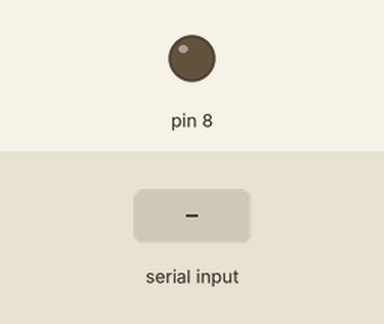
This sketch was run on a simulated Arduino Uno, built with avr-gcc and run on an emulated ATmega328P. Shown: output pins drawn as LEDs (lit = HIGH). Inputs (shaded band) come from the test bench. What the sketch prints to the serial monitor is not drawn.

Above: at 0.8 s.
0.9 s: byte 30 received over Serial
At 1.6 s:
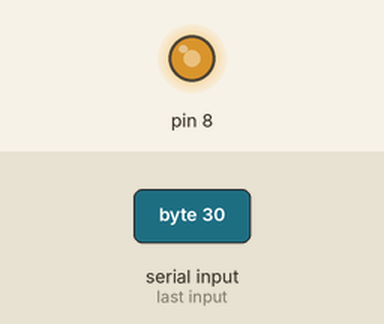
Timing chart, 0 to 3.9 s (numbered marks = the images above; inputs shaded):
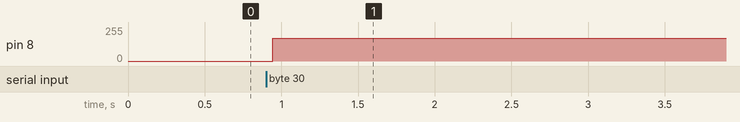

The sketch:

lightcom_send.ino
```cpp
#define startpass 0b10101001 //始まりの合図のフレーズ
#define endpass 0b11111111 //終わりの合図のフレーズ
#define DMS 50
#define DMS_FIX 0
#define SPEL 50
#define passlength 8 //パスの長さ　変更が可能だが送信側と合わせる必要あり　デフォルトは8
#define print_go 0

byte datasize = 0;
byte digit[SPEL];

#if(print_go)
unsigned long stime, etime;
#endif

void setup() {
  DDRB = B00000001; //PIN8をHIGHに設定
  Serial.begin(1000000);
  Serial.println("送りたい文字を入力して送信ボタンを押してください");
  while (Serial.available() == 0) {
    delay(20);
    datasize = Serial.available();
    for (byte i = 0; i < datasize; i++) {
      digit[i] = Serial.read();
      Serial.print("文字のASCIIコード:");
      Serial.println(digit[i]);
    }
    if (datasize != 0) {
#if(!print_go)
      Serial.end();
#endif
      break;
    }
  }
}

void loop() {
#if(print_go)
  Serial.println("Start");
#endif
  lighting(startpass); //開始の合図
  for (byte i = 0; i < datasize; i++) { //文字の送信
    lighting(digit[i]);
  }
  lighting(endpass); //終わりの合図
#if(print_go)
  Serial.println("Finish");
#endif
}

//フレーズ点滅------------------------------------------------------------
void lighting(byte phrase) {
#if(print_go)
  stime = micros();
#endif
  for (int j = 0; j < passlength; j++) {
    if ((phrase & (1 << passlength - 1 - j) ? HIGH : LOW) == 1) {
      PORTB = B00000001; //8PINをHIGH
    } else {
      PORTB = B00000000; //8PINをLOW
    }
    delayMicroseconds(DMS + DMS_FIX);
  }

#if(print_go)
  etime = micros();
  Serial.println(etime - stime);
#endif
}

//300us 計測結果: 2468us
//100us 計測結果: 864us
//50us 計測結果: 464us

//デジタル化
//50us 416~424us 52~53us
```

Measured:
- after the input at 0.9 s, pin 8: 0/255 → 170/255 at once
